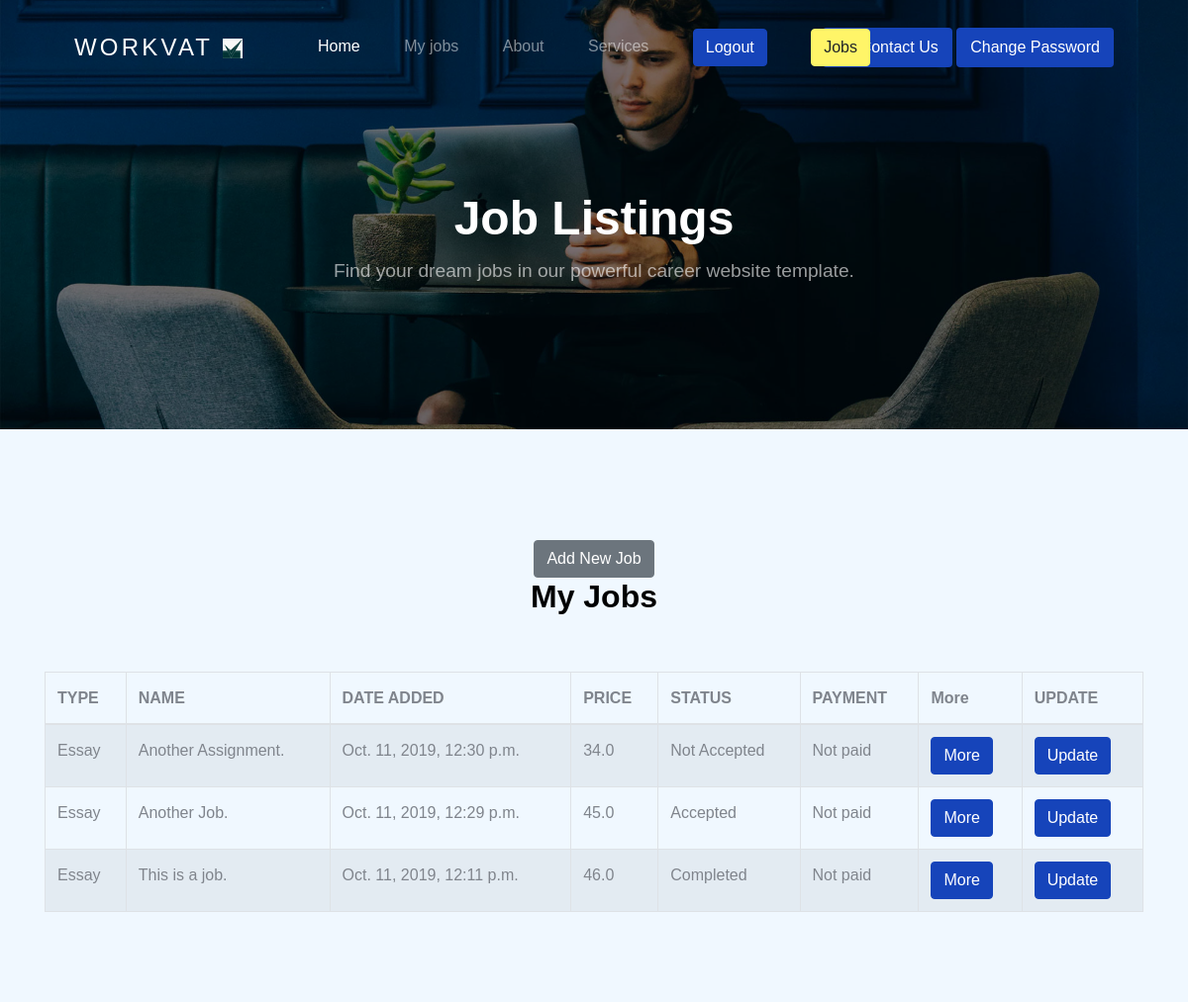
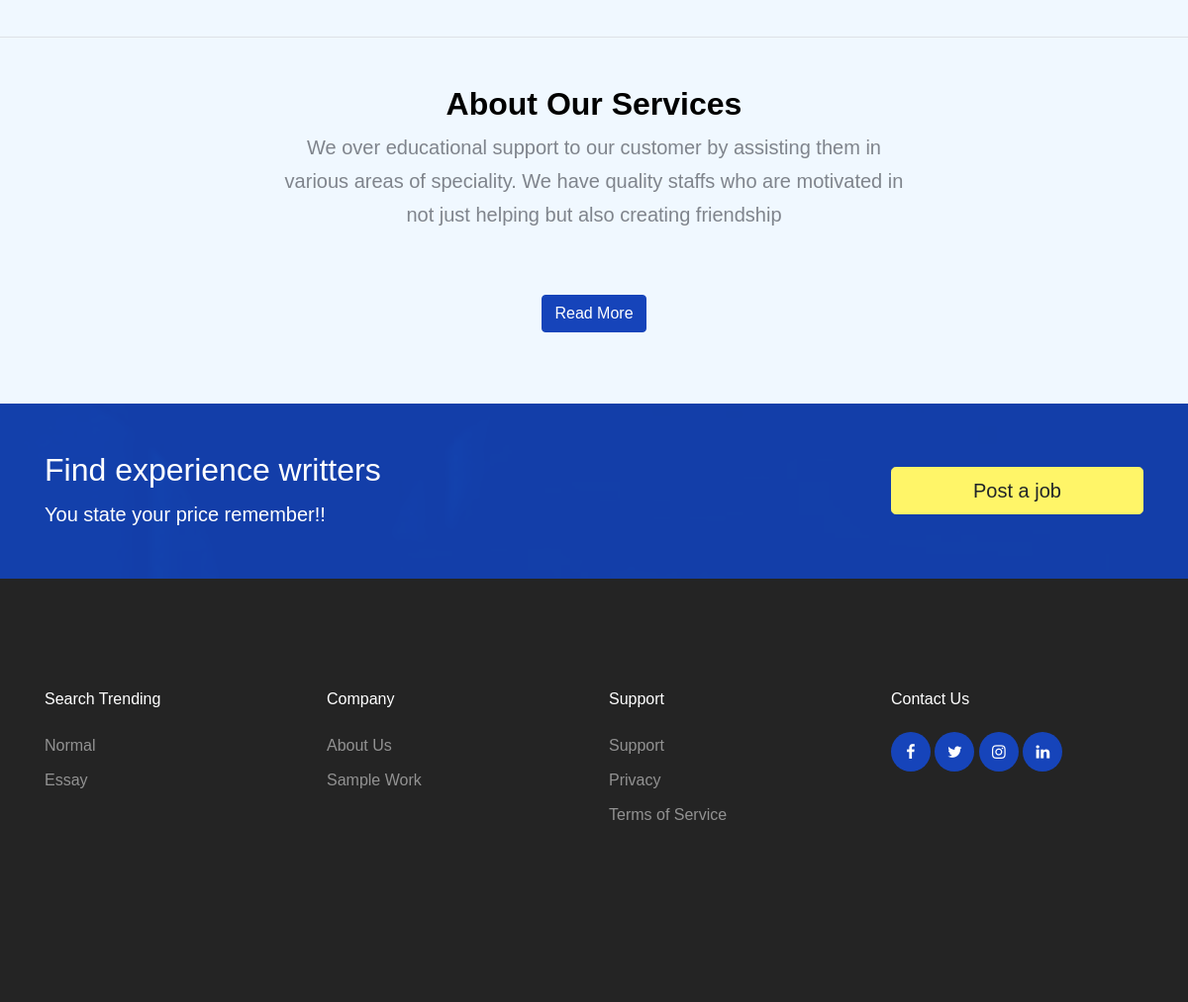
The app's page /assignments/ (signed in) with its own data (2 pictures, top to bottom).
### assignment/models.py (models this page shows, shortened)
class UserAssignment(models.Model):
	user 			= models.ForeignKey(User, on_delete=models.CASCADE)
	assignmentType 	= models.ForeignKey(AssignmentType, on_delete=models.CASCADE)
	title 			= models.CharField(max_length=100, blank=True, null=True)
	citation 		= models.CharField(max_length=100, blank=True, null=True)
	font 			= models.CharField(max_length=100, default="Times New Roman")
	fontSize 		= models.FloatField(default=12.0)
	expectedDate 	= models.DateField(auto_now_add=True, blank=True, null=True)
	dateRequested 	= models.DateTimeField(auto_now_add=True)
	dateCompleted 	= models.DateTimeField(blank=True,  null=True)
	desc 		 	= RichTextField(blank=True, null=True)
	file 			= models.FileField(blank=True, null=True)
	accepted 		= models.BooleanField(default= False)
	completed 		= models.BooleanField(default=False)
	is_sample 		= models.BooleanField(default=False)

class AssignmentType(models.Model):
	name = models.CharField(max_length=100)
	desc = RichTextField()
	averagePrice = models.FloatField(blank=True, null=True)

### payment/models.py (models this page shows)
class AssignmentPayment(models.Model):
	userAssignment 	= models.OneToOneField(UserAssignment, on_delete=models.CASCADE)
	currency 		= models.CharField(max_length=50)
	userPrice 		= models.FloatField()
	counterPrice 	= models.FloatField(blank=True, null=True)
	halfPaid 		= models.BooleanField(default=False)
	fullPaid 		= models.BooleanField(default=False)

### assignment/views.py (the view)
# urls.py: path('assignments/', userAssignments, name="userAssignments"),
@login_required
def userAssignments(request):
	template_name = "./userAssignments.html"
	userAssignmentsIn = request.user.userassignment_set.all().order_by("-pk")
	assignment = None
	if request.method == "POST":
		assignment_id = int(request.POST.get("id"))
		assignment = userAssignmentsIn.get(pk=assignment_id)
	page = request.GET.get('page', 1)
	paginator = Paginator(userAssignmentsIn, 10)
	try:
		assignments = paginator.page(page)
	except PageNotAnInteger:
		assignments = paginator.page(1)
	except EmptyPage:
		assignments = paginator.page(paginator.num_pages)
	context = {"assignments":assignments, "assignment":assignment}
	return render(request, template_name, context)

### assignment/context_processors.py (called while the page is built)
def assignmentTypes(request):
	types = AssignmentType.objects.all().order_by("-pk")
	return {'assignmentTypes': types}

### assignment/templates/userAssignments.html (shortened to what this page needs)
{% extends 'base.html' %}
{% load static %}
{% block front %}
	 <div class="mb-5 text-center">
	      <h1 class="text-white font-weight-bold">Job Listings</h1>
	      <p>Find your dream jobs in our powerful career website template.</p>
     </div>
{% endblock %}
{% block content %}
    <section class="site-section">
      <div class="container">
        <div class="row mb-5 justify-content-center">
          <div class="col-md-7 text-center">
             <a href="{% url 'assignment:addAssignment'%}"><button class="btn btn-secondary">Add New Job</button></a>
            <h2 class="section-title mb-2">My Jobs</h2>
          </div>
        </div>
        <table class="table table-striped table-bordered">
          <thead>
            <th>TYPE</th>
            <th>NAME</th>
            <th>DATE ADDED</th>
            <th>PRICE</th>
            <th>STATUS</th>
            <th>PAYMENT</th>
            <th>More</th>
            <th>UPDATE</th>
          </thead>
          <tbody>
            {% for assignment in assignments %}
              <tr>
                <td>{{assignment.assignmentType.name}}</td>
                <td>{{assignment.title}}</td>
                <td>{{assignment.dateRequested}}</td>
                <td>{{assignment.assignmentpayment.userPrice}}</td>
                {% if assignment.completed%}
                  <td>Completed</td>
                {%elif assignment.accepted %}
                  <td>Accepted</td>
                {% else%}
                  <td>Not Accepted</td>
                {% endif%}
                {% if assignment.assignmentpayment.fullPaid%}
                  <td>Paid</td>
                {% elif assignment.assignmentpaymet_set.halfPaid%}
                  <td>Half Paid</td>
                {%else%}
                <td>Not paid</td>
                {% endif%}
                <td><a href="{% url 'assignment:singleAssignment' assignment.id%}"><button class="btn btn-primary">More</button></td>
                <td><a href="{% url 'assignment:updateAssignment' assignment.id%}"><button class="btn btn-primary">Update</button></td>
              </tr>
            {% endfor %}
          </tbody>
        </table>
      </div>
    </section>
<section class="site-section py-4 mb-5 border-top">
      <div class="container">
        <div class="row align-items-center">
          <div class="col-12 text-center mt-4 mb-5">
            <div class="row justify-content-center">
              <div class="col-md-7">
                <h2 class="section-title mb-2">About Our Services</h2>
                <p class="lead">We over educational support to our customer by assisting them in various areas of speciality. We have quality staffs who are motivated in not just helping but also creating friendship</p>
              </div>
            </div>
          </div>
        </div>
        <div align="center" class="col">
            <a href="{% url 'accounts:about'%}"><button class="btn btn-primary">Read More</button></a>
          </div>
      </div>
    </section>
	</div>
{% endblock %}

### assignment/templates/base.html (shortened to what this page needs)
<!DOCTYPE html>
{% load static %}
<html lang="en">
  <head>
    <link rel="stylesheet" href="{% static 'css/custom-bs.css' %}">
    <link rel="stylesheet" href="{% static 'css/jquery.fancybox.min.css' %}">
    <link rel="stylesheet" href="{% static 'css/bootstrap-select.min.css' %}">
    <link rel="stylesheet" href="{% static 'fonts/icomoon/style.css' %}">
    <link rel="stylesheet" href="{% static 'fonts/line-icons/style.css' %}">
    <link rel="stylesheet" href="{% static 'css/owl.carousel.min.css' %}">
    <link rel="stylesheet" href="{% static 'css/animate.min.css' %}">
    <link rel="stylesheet" href="{% static 'css/style.css' %}">
  </head>
  <body id="top">
<div class="site-wrap">
    <header class="site-navbar mt-3">
      <div class="container-fluid">
        <div class="row align-items-center">
          <div class="site-logo col-6"><a href="{% url 'assignment:index' %}">Workvat <img src="{% static 'images/logo.jpeg'%}" width="20" height="20"></a></div>
          <nav class="mx-auto site-navigation">
            <ul class="site-menu js-clone-nav d-none d-xl-block ml-0 pl-0">
              <li><a href="{% url 'assignment:index' %}" class="nav-link active">Home</a></li>
              {% if request.user.is_authenticated%}
                <li><a href="{% url 'assignment:userAssignments'%}">My jobs</a></li>
              {% else %}
                <li><a data-toggle="modal" data-target="#exampleModalCenter">My jobs</a></li>
              {%endif%}
              <li><a href="{% url 'accounts:about' %}">About</a></li>
              <li><a href="{% url 'assignment:services'%}">Services</a></li>
              {% if request.user.is_authenticated%}
              <li><a href="{% url 'accounts:logout' %}"><button type="button" class="btn btn-primary">
              Logout
            </button></a></li>
            {% else %}
               <li><button type="button" class="btn btn-primary" data-toggle="modal" data-target="#exampleModalCenter">
              Login
            </button></li>
            {% endif%}
            {% if request.user.is_superuser%}
               <li><a href="{% url 'assignment:adminAssignments' %}"><button type="button" class="btn btn-warning">
              Jobs
            </button></a></li>
            {% endif%}
            </ul>
          </nav>
          <div class="right-cta-menu text-right d-flex aligin-items-center col-6">
            <div class="ml-auto">
              <a href="{% url 'accounts:contact'%}" class="btn btn-primary border-width-2 d-none d-lg-inline-block">Contact Us</a>
              {% if request.user.is_authenticated %}
                <a href="{% url 'password_change'%}" class="btn btn-primary border-width-2 d-none d-lg-inline-block">Change Password</a>
              {% endif %}
            </div>
          </div>
        </div>
      </div>
    </header>
        <section class="home-section section-hero inner-page overlay bg-image"
      style="background-image: url('../../static/images/hero_1.jpg');" id="home-section">
      <div class="container">
        <div class="row align-items-center justify-content-center">
          <div class="col-md-12">
          	{% block front %}{% endblock %}
          </div>
        </div>
      </div>
    </section>
   {% block content %}
   {% endblock %}
    <section class="py-5 bg-image overlay-primary fixed overlay" style="background-image: url('../../static/images/hero_1.jpg');">
      <div class="container">
        <div class="row align-items-center">
          <div class="col-md-8">
            {% if request.user.is_authenticated %}
            <h2 class="text-white">Find experience writters</h2>
            <p class="mb-0 text-white lead">You state your price remember!!</p>
            {% else %}
             <h2 class="text-white">Do you need some help in your school work?</h2>
            <p class="mb-0 text-white lead">Workvart is your best choice</p>
            {% endif%}
          </div>
          <div class="col-md-3 ml-auto">
            {% if request.user.is_authenticated %}
             <a href="{% url 'assignment:addAssignment' %}" class="btn btn-warning btn-block btn-lg">Post a job</a>
            {% else %}
              <a href="{% url 'assignment:index' %}" class="btn btn-warning btn-block btn-lg">Sign Up</a>
            {% endif%}
          </div>
        </div>
      </div>
    </section>
    <footer class="site-footer">
      <div class="container">
        <div class="row mb-5">
          <div class="col-6 col-md-3 mb-4 mb-md-0">
            <h3>Search Trending</h3>
            <ul class="list-unstyled">
              {% for assignmentType in assignmentTypes%}
              <li><a href="#"> {{assignmentType.name}}</a></li>
              {% endfor %}
            </ul>
          </div>
          <div class="col-6 col-md-3 mb-4 mb-md-0">
            <h3>Company</h3>
            <ul class="list-unstyled">
              <li><a href="{% url 'accounts:about'%}">About Us</a></li>
              <li><a href="{% url 'assignment:index'%}#sample_work">Sample Work</a></li>
            </ul>
          </div>
          <div class="col-6 col-md-3 mb-4 mb-md-0">
            <h3>Support</h3>
            <ul class="list-unstyled">
              <li><a href="mail-to:hashimathman@gmail.com">Support</a></li>
              <li><a href="#">Privacy</a></li>
              <li><a href="#">Terms of Service</a></li>
            </ul>
          </div>
          <div class="col-6 col-md-3 mb-4 mb-md-0">
            <h3>Contact Us</h3>
            <div class="footer-social">
              <a href="https://www.facebook.com/Workvat-103761421038326/?modal=admin_todo_tour" target="_blank"><span class="icon-facebook"></span></a>
              <a href="https://twitter.com/workvat" target="_blank"><span class="icon-twitter"></span></a>
              <a href="https://www.instagram.com/work_vat/" target="_blank"><span class="icon-instagram"></span></a>
              <a href="https://www.linkedin.com/in/workvat-online-700898195" target="_blank"><span class="icon-linkedin"></span></a>
            </div>
          </div>
        </div>
      </div>
    </footer>
  </body>
</html>

### static/css/style.css (style rules this page uses)
body { background-color: aliceblue; }
.site-section { padding: 3em 0; }
@media (min-width: 768px) { .site-section { padding: 3em 0; } }
.site-navbar { margin-bottom: 0px; z-index: 1999; position: absolute; width: 100%; top: 2rem; }
.site-navbar .container-fluid { padding-left: 7rem; padding-right: 7rem; }
.site-navbar .site-logo { position: absolute; left: 5%; }
.site-navbar .site-logo a { color: #fff; font-size: 1.5rem; letter-spacing: .2rem; text-transform: uppercase; }
.site-navbar .site-burger-menu, .site-navbar .right-cta-menu { position: absolute; right: 5%; }
.site-navbar .site-navigation { position: absolute; left: 50%; -webkit-transform: translateX(-50%); -ms-transform: translateX(-50%); transform: translateX(-50%); z-index: 5; }
.site-navbar .site-navigation .site-menu { margin-bottom: 0; }
.site-navbar .site-navigation .site-menu .active { color: #fff; display: inline-block; padding: 5px 20px; }
.site-navbar .site-navigation .site-menu a { text-decoration: none !important; display: inline-block; position: relative; }
.site-navbar .site-navigation .site-menu > li { display: inline-block; }
.site-navbar .site-navigation .site-menu > li > a { padding: 20px 20px !important; color: rgba(255, 255, 255, 0.5); display: inline-block; text-decoration: none !important; }
.site-mobile-menu .site-nav-wrap { padding: 0; margin: 0; list-style: none; position: relative; }
.site-mobile-menu .site-nav-wrap a { padding: 10px 20px; display: block; position: relative; color: #212529; }
.site-mobile-menu .site-nav-wrap li { position: relative; display: block; }
.site-mobile-menu .site-nav-wrap li .active { color: #000; }
.site-mobile-menu .site-nav-wrap > li { display: block; position: relative; float: left; width: 100%; }
.site-mobile-menu .site-nav-wrap > li > a { padding-left: 20px; font-size: 20px; }
body { font-weight: 400; font-size: 1rem; line-height: 1.7; position: relative; }
body:after { content: ""; position: absolute; top: 0; left: 0; right: 0; bottom: 0; background: rgba(0, 0, 0, 0.7); z-index: 100; opacity: 0; visibility: hidden; -webkit-transition: .3s all ease; -o-transition: .3s all ease; transition: .3s all ease; }
h1, h2, h3, h4 { color: #000; }
.site-section { padding-top: 7rem; padding-bottom: 7rem; position: relative; z-index: 2; }
.home-section { position: relative; }
.home-section > .container { z-index: 2; position: relative; }
.home-section h1 { font-size: 3rem; color: #fff; font-weight: 200; }
.home-section p { font-size: 1.2rem; color: rgba(255, 255, 255, 0.6); }
.bg-image { background-size: cover; background-position: center center; background-repeat: no-repeat; }
.bg-image.fixed { background-attachment: fixed; }
.bg-image.overlay-primary { position: relative; }
.bg-image.overlay-primary:before { position: absolute; content: ""; top: 0; left: 0; right: 0; bottom: 0; background: rgba(22, 68, 186, 0.9); z-index: 1; }
.bg-image.overlay-primary > .container { position: relative; z-index: 2; }
.section-title { font-size: 2rem; font-weight: 700; }
.section-hero, .section-hero > .container > .row { height: 100vh; min-height: 900px; }
.section-hero.inner-page, .section-hero.inner-page > .container > .row { height: auto; min-height: auto; padding-top: 6em; padding-bottom: 3em; }
.section-hero.overlay, .section-hero.overlay-2 { position: relative; }
.section-hero.overlay:before, .section-hero.overlay-2:before { z-index: 1; position: absolute; content: ""; top: 0; left: 0; right: 0; bottom: 0; background: rgba(0, 0, 0, 0.5); }
.section-hero > .container { z-index: 2; position: relative; }
.btn:after, .btn:before { display: none; }
.btn.btn-primary { color: #fff; }
.border-width-2 { border-width: 2px !important; }
.site-footer { padding: 7rem 0; position: relative; background: #242424; }
.site-footer h3 { font-size: 1rem; margin-bottom: 1.5rem; color: #fff; }
.site-footer a { color: rgba(255, 255, 255, 0.5); }
.site-footer ul li { margin-bottom: .5rem; }
.site-footer ul li a { color: rgba(255, 255, 255, 0.5); }
.footer-social a, .social a { display: inline-block; width: 40px; height: 40px; position: relative; background: #1644ba; border-radius: 50%; text-decoration: none !important; }
.footer-social a > span, .social a > span { position: absolute; left: 50%; top: 50%; color: #fff; -webkit-transform: translate(-50%, -50%); -ms-transform: translate(-50%, -50%); transform: translate(-50%, -50%); }

### records on screen
UserAssignment: assignmentType.name "Essay", title "Another Assignment.", dateRequested "Oct. 11, 2019, 12:30 p.m.", assignmentpayment.userPrice "34.0", completed "Not Accepted", shows "Not paid"
UserAssignment: assignmentType.name "Essay", title "Another Job.", dateRequested "Oct. 11, 2019, 12:29 p.m.", assignmentpayment.userPrice "45.0", completed "Accepted", shows "Not paid"
UserAssignment: assignmentType.name "Essay", title "This is a job.", dateRequested "Oct. 11, 2019, 12:11 p.m.", assignmentpayment.userPrice "46.0", completed "Completed", shows "Not paid"
AssignmentType: name "Normal"
AssignmentType: name "Essay"
